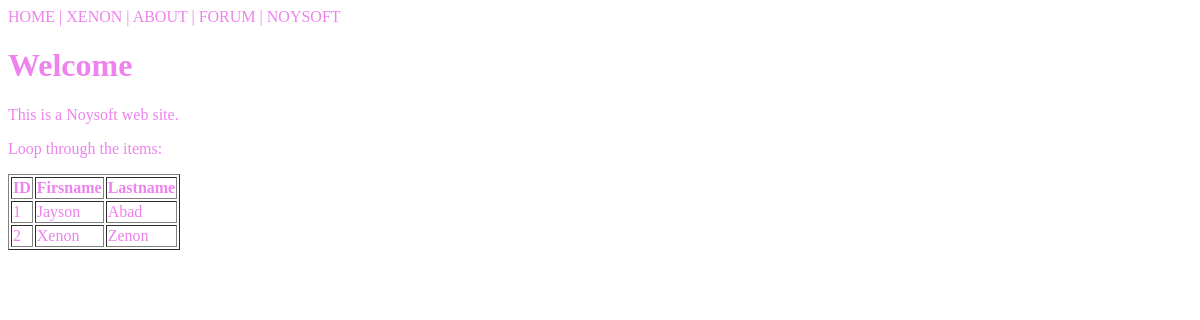
Page /testing/ on the earlier database version.
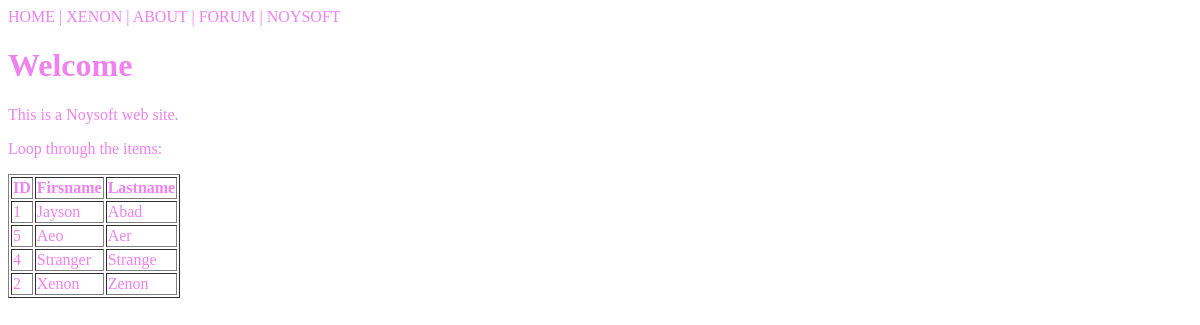
Same page on the later database version.
### members/models.py (models this page shows, shortened)
class Member(models.Model):
    firstname = models.CharField(max_length=255)
    lastname = models.CharField(max_length=255)
    phone = models.IntegerField(null=True)
    joined_date = models.DateField(null=True)

### members/views.py (the view)
# urls.py: path('testing/', views.testing, name='testing')
def testing(request):
    mydata = Member.objects.all().order_by('lastname', '-id').values()
    template = loader.get_template('template.html')
    context = { 'members' : mydata, }
    return HttpResponse(template.render(context, request))

### members/templates/template.html
{% load static %}
<!DOCTYPE html>
<html>
<link rel="stylesheet" href="{% static 'testglobal.css' %}">
<body>
{% include "menu.html" with me="XENON" sponsor="NOYSOFT" %}
<h1>Welcome</h1>
<p>This is a Noysoft web site.</p>
<p>Loop through the items:</p>
<table border="1">
  <tr>
    <th>ID</th>
    <th>Firsname</th>
    <th>Lastname</th>
  </tr>
  {% for x in members %}
    <tr>
      <td>{{ x.id }}</td>
      <td>{{ x.firstname }}</td>
      <td>{{ x.lastname }}</td>
    </tr>
  {% endfor %}
</table>
</body>
</html>

### members/templates/menu.html
<div>HOME | {{ me }} | ABOUT | FORUM | {{ sponsor }}</div>

### teststaticfiles/testglobal.css (style rules this page uses)
body { color: violet; }

Differences in the rows shown:
added Member: id "5", firstname "Aeo", lastname "Aer"
added Member: id "4", firstname "Stranger", lastname "Strange"
